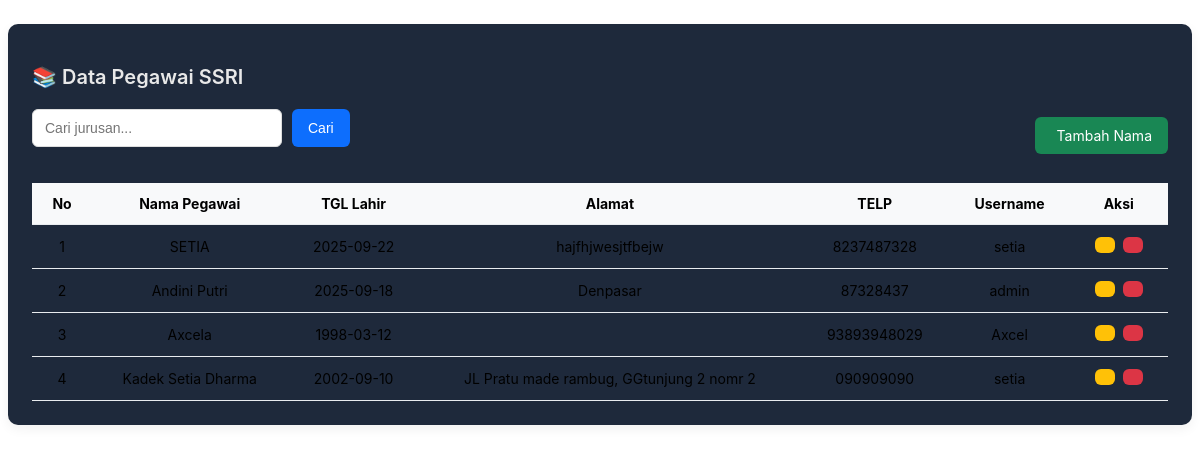
Screenshot of /admin/pegawai/pegawai.php with the database file from the repository.
### tables this page shows
CREATE TABLE `pegawai` (
  `id_pegawai` int NOT NULL,
  `nama_pegawai` varchar(100) NOT NULL,
  `tgl_lahir` date NOT NULL,
  `alamat` text NOT NULL,
  `telp` varchar(15) NOT NULL,
  `username` varchar(20) NOT NULL,
  `password` varchar(35) NOT NULL
);

### admin/pegawai/pegawai.php (the view, shortened to what this page needs)
<?php
include("koneksi.php");
$cari = "";
if (isset($_GET['cari']) && $_GET['cari'] != "") {
    $cari = $_GET['cari'];
    $result = mysqli_query($koneksi, "SELECT * FROM pegawai
                                      WHERE nama_pegawai LIKE '%$cari%'
                                         OR username LIKE '%$cari%'
                                      ORDER BY id_pegawai DESC");
} else {
    $result = mysqli_query($koneksi, "SELECT * FROM pegawai ORDER BY id_pegawai DESC");
}
?>
<div class="card">
    <h2>📚 Data Pegawai SSRI</h2>
    <div class="search-add">
        <form method="get" action="">
            <input type="text" name="cari" placeholder="Cari jurusan..." value="<?= htmlspecialchars($cari) ?>">
            <button type="submit" class="btn-search"><i class="fas fa-search"></i> Cari</button>
        </form>
        <a href="admin/pegawai/pagawai_tambah.php" class="btn-add"><i class="fas fa-plus"></i> Tambah Nama</a>
    </div>
    <table class="table">
        <thead>
            <tr>
                <th>No</th>
                <th>Nama Pegawai</th>
                <th>TGL Lahir</th>
                <th>Alamat</th>
                <th>TELP</th>
                <th>Username</th>
                <th>Aksi</th>
            </tr>
        </thead>
        <tbody>
        <?php
        $no = 1;
        if (mysqli_num_rows($result) > 0) {
            while ($row = mysqli_fetch_assoc($result)) { ?>
                <tr>
                    <td><?= $no++ ?></td>
                    <td><?= $row['nama_pegawai'] ?></td>
                    <td><?= $row['tgl_lahir'] ?></td>
                    <td><?= $row['alamat'] ?></td>
                    <td><?= $row['telp'] ?></td>
                    <td><?= $row['username'] ?></td>
                    <td>
                        <a href="admin/pegawai/pegawai_edit.php?id=<?= $row['id_pegawai'] ?>" class="btn-edit"><i class="fas fa-edit"></i></a>
                        <a href="admin/pegawai/pegawai_hapus.php?id=<?= $row['id_pegawai'] ?>"
                           class="btn-delete"
                           onclick="return confirm('Yakin ingin menghapus jurusan ini?')"><i class="fas fa-trash"></i></a>
                    </td>
                </tr>
        <?php }
        } else { ?>
            <tr>
                <td colspan="4" class="text-center text-muted">⚠️ Data tidak ditemukan</td>
            </tr>
        <?php } ?>
        </tbody>
    </table>
</div>

### admin/pegawai/pegawai.php (style rules this page uses)
.card { background-color: #1e293b; border-radius: 10px; padding: 24px; box-shadow: 0 4px 12px rgba(0,0,0,0.06); margin-top: 24px; font-family: 'Inter', sans-serif; }
.card h2 { font-size: 20px; font-weight: 600; color: #e8e8e8ff; margin-bottom: 20px; }
.search-add { display: flex; justify-content: space-between; flex-wrap: wrap; align-items: center; margin-bottom: 20px; gap: 12px; }
.search-add form { display: flex; gap: 10px; }
.search-add input[type="text"] { padding: 10px 12px; border: 1px solid #ddd; border-radius: 6px; font-size: 14px; width: 250px; }
.btn-search { background-color: #0d6efd; color: white; border: none; padding: 10px 16px; border-radius: 6px; cursor: pointer; font-size: 14px; transition: 0.2s ease; }
.btn-add { background-color: #198754; color: #fff; padding: 10px 16px; border-radius: 6px; font-size: 14px; text-decoration: none; transition: 0.2s ease; }
.table { width: 100%; border-collapse: collapse; font-size: 14px; }
.table thead { background-color: #f8f9fa; }
.table th, .table td { padding: 12px 16px; border-bottom: 1px solid #e9ecef; text-align: center; }
.btn-edit, .btn-delete { padding: 8px 10px; font-size: 14px; border-radius: 6px; text-decoration: none; margin: 0 2px; display: inline-block; transition: 0.2s ease; }
.btn-edit { background-color: #ffc107; color: #000; }
.btn-delete { background-color: #dc3545; color: #fff; }

### rows the page displays
pegawai: nama_pegawai "SETIA", tgl_lahir "2025-09-22", alamat "hajfhjwesjtfbejw", telp "8237487328", username "setia"
pegawai: nama_pegawai "Andini Putri", tgl_lahir "2025-09-18", alamat "Denpasar", telp "87328437", username "admin"
pegawai: nama_pegawai "Axcela", tgl_lahir "1998-03-12", telp "93893948029", username "Axcel"
pegawai: nama_pegawai "Kadek Setia Dharma", tgl_lahir "2002-09-10", alamat "JL Pratu made rambug, GGtunjung 2 nomr 2", telp "090909090", username "setia"
